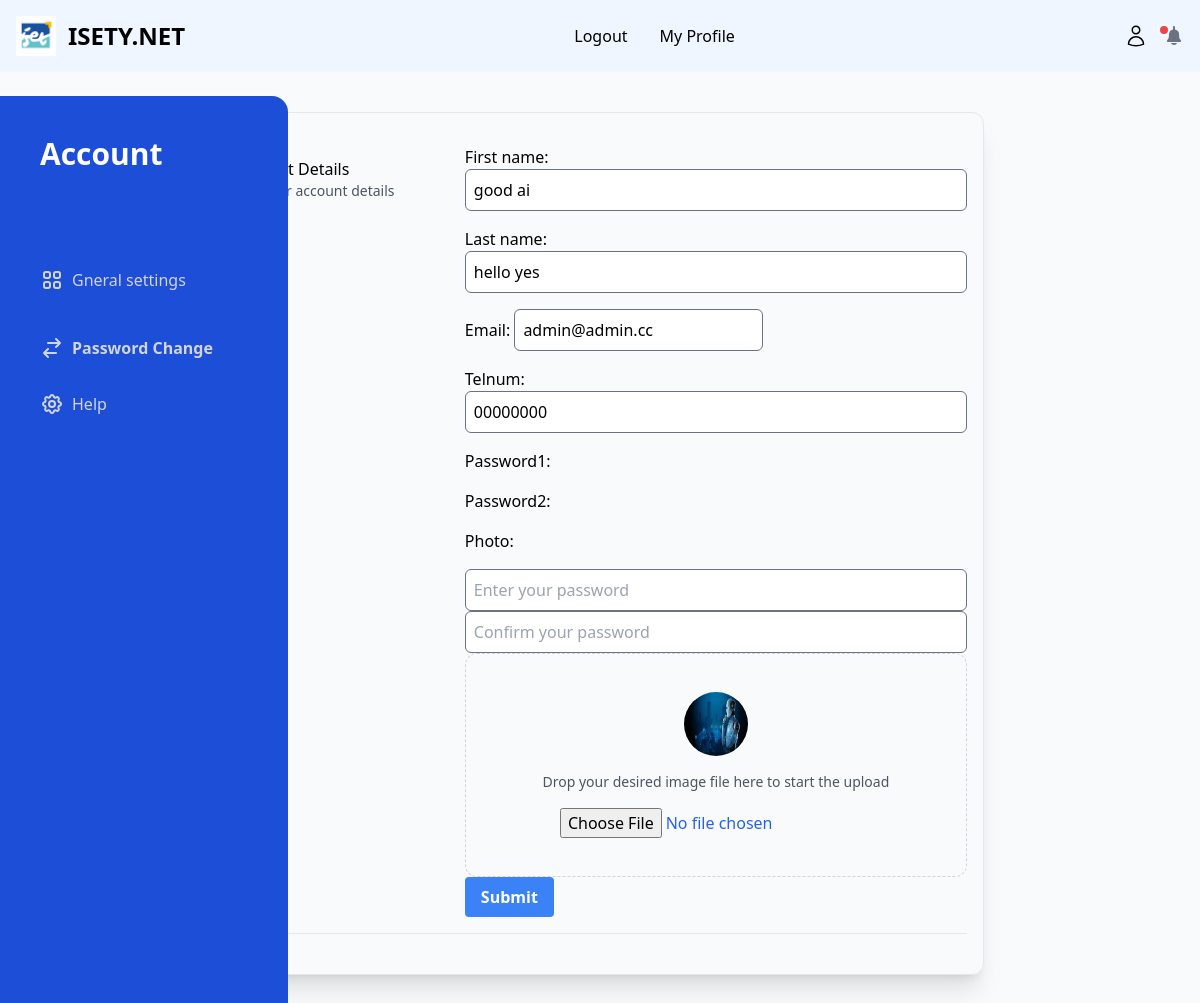
/Myprofile/settings (signed in), run on the app's committed database.
### isety/models.py (models this page shows)
class User(AbstractUser):
    username = None
    email = models.EmailField(_("email address"), unique=True)
    first_name = models.CharField(max_length=50)
    last_name = models.CharField(max_length=50)
    photo = models.ImageField(upload_to='user_photos', null=True, blank=True)
    telnum = models.CharField(max_length=8, default='00000000' ,null=True)
    friends = models.ManyToManyField("User", related_name='user_friends',blank=True)
    USERNAME_FIELD = "email"
    REQUIRED_FIELDS = []
    objects = CustomUserManager()
    def __str__(self):
        return f"{self.first_name} {self.last_name} {self.email}"

### isety/views.py (the view)
# urls.py: path("Myprofile/settings", views.profile_settings, name="profile_settings"),
@login_required
def profile_settings(request):
    if request.method == 'POST':
        form = UserUpdateForm(request.POST, request.FILES, instance=request.user)
        if form.is_valid():
            form.save()
            return redirect('poste_list')
    else:
        form = UserUpdateForm(instance=request.user)
    return render(request, 'user/profile_settings.html', {'form': form})

### isety/context_processors.py (called while the page is built)
def notifications(request):
    if request.user.is_authenticated:
        notifications = Notification.objects.filter(recipient=request.user, is_read=False).order_by('-timestamp')
        friend_requests = FriendRequest.objects.filter(to_user=request.user, is_accepted=False)
    else:
        notifications = []
        friend_requests = []
    return {'notifications': notifications, 'friend_requests': friend_requests}

### isety/templates/user/profile_settings.html (shortened to what this page needs)
{% extends "base.html" %}
{% block content %}
<div class="pt-6 min-h-screen w-screen bg-gray-50">
  <div class="absolute left-0 flex h-screen w-72 flex-col overflow-hidden rounded-r-2xl bg-blue-700 text-white">
    <h1 class="mt-10 ml-10 text-3xl font-bold">Account</h1>
    <ul class="mt-20 space-y-3">
      <li class="relative flex cursor-pointer space-x-2 rounded-md py-4 px-10 text-gray-300 hover:bg-slate-600 active">
        <span
          ></span
        ><span class="">Gneral settings</span>
      </li>
      <li class="relative flex cursor-pointer space-x-2 rounded-md py-4 px-10  text-gray-300 font-semibold hover:bg-slate-600">
        <span
          ><svg xmlns="http://www.w3.org/2000/svg" class="h-6 w-6" fill="none" viewBox="0 0 24 24" stroke="currentColor" stroke-width="2">
            <path stroke-linecap="round" stroke-linejoin="round" d="M8 7h12m0 0l-4-4m4 4l-4 4m0 6H4m0 0l4 4m-4-4l4-4" /></svg></span
        ><span class="">Password Change</span>
      </li>
      <a href="{% url 'Help' %}">
      <li class="relative flex cursor-pointer space-x-2 rounded-md py-4 px-10 text-gray-300 hover:bg-slate-600">
        <span
          ></span
        ><span class="">Help</span>
      </li>
        </a>
    </ul>
  </div>
  <div class="my-4 max-w-screen-md border px-4 shadow-xl sm:mx-4 sm:rounded-xl sm:px-4 sm:py-4 md:mx-auto  divide-x divide-black">
  <div class="flex flex-col border-b py-4 sm:flex-row sm:items-start">
    <div class="shrink-0 mr-auto sm:py-3">
      <p class="font-medium">Account Details</p>
      <p class="text-sm text-gray-600">Edit your account details</p>
    </div>
   <div id="detailsSection">
    <form id="profileForm" method="POST">
        {% for field in form %}
            <div class="mb-4">
                {{ field.label_tag }}
                {% if field.name != 'photo' and field.name != 'password1' and field.name != 'password2' %}
                    {{ field }}
                {% endif %}
            </div>
        {% endfor %}
        {{ form.password1 }}
        {{ form.password2 }}
        <div class="flex h-56 w-full flex-col items-center justify-center gap-4 rounded-xl border border-dashed border-gray-300 p-5 text-center">
            <img src="{{ user.photo.url }}" class="h-16 w-16 rounded-full" style="/* your desired style here */" />
            <p class="text-sm text-gray-600">Drop your desired image file here to start the upload</p>
            {{ form.photo }}
        </div>
        <div class="flex items-center justify-between">
            <input type="submit" value="Submit" class="bg-blue-500 hover:bg-blue-700 text-white font-bold py-2 px-4 rounded focus:outline-none focus:shadow-outline">
        </div>
    </form>
</div>
</div>
{% endblock %}

### data on the page
User: form "good ai" "hello yes" "admin@admin.cc" "00000000", photo (picture)

### other printed values
{{ field.label_tag }} "First name:" "Last name:" "Email:" "Telnum:" "Password1:" "Password2:" "Photo:"
